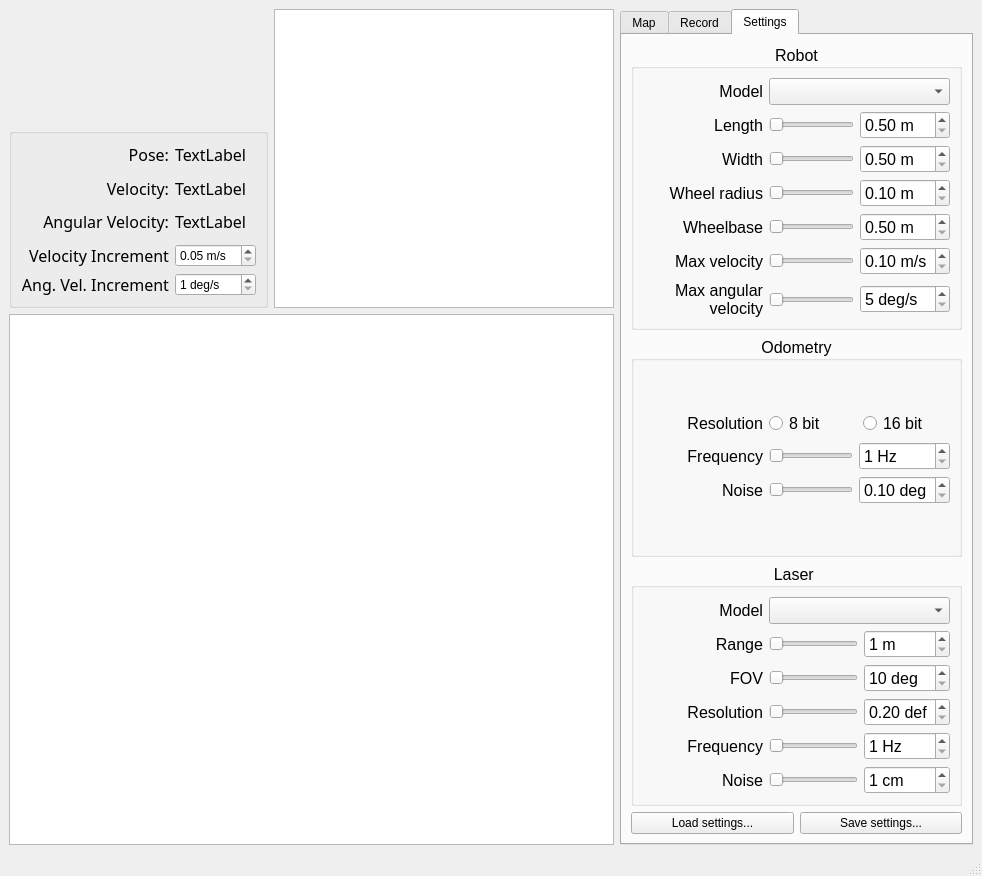
<?xml version="1.0" encoding="UTF-8"?>
<ui version="4.0">
 <class>main_window</class>
 <widget class="QMainWindow" name="main_window">
  <property name="geometry">
   <rect>
    <x>0</x>
    <y>0</y>
    <width>982</width>
    <height>876</height>
   </rect>
  </property>
  <property name="minimumSize">
   <size>
    <width>0</width>
    <height>0</height>
   </size>
  </property>
  <property name="windowTitle">
   <string>MSL Sim</string>
  </property>
  <widget class="QWidget" name="centralwidget">
   <layout class="QGridLayout" name="gridLayout">
    <item row="2" column="0" colspan="2">
     <widget class="PlotGraphicsView" name="graphics_view">
      <property name="minimumSize">
       <size>
        <width>0</width>
        <height>400</height>
       </size>
      </property>
      <property name="verticalScrollBarPolicy">
       <enum>Qt::ScrollBarAsNeeded</enum>
      </property>
      <property name="sceneRect">
       <rectf>
        <x>0.000000000000000</x>
        <y>0.000000000000000</y>
        <width>10.000000000000000</width>
        <height>10.000000000000000</height>
       </rectf>
      </property>
     </widget>
    </item>
    <item row="1" column="0">
     <widget class="QGroupBox" name="groupBox">
      <property name="maximumSize">
       <size>
        <width>16777215</width>
        <height>180</height>
       </size>
      </property>
      <property name="title">
       <string/>
      </property>
      <property name="alignment">
       <set>Qt::AlignCenter</set>
      </property>
      <layout class="QGridLayout" name="gridLayout_9">
       <item row="1" column="0">
        <widget class="QLabel" name="label_15">
         <property name="font">
          <font>
           <family>Lucida Sans</family>
           <pointsize>12</pointsize>
          </font>
         </property>
         <property name="text">
          <string>Pose:</string>
         </property>
         <property name="textFormat">
          <enum>Qt::AutoText</enum>
         </property>
         <property name="alignment">
          <set>Qt::AlignRight|Qt::AlignTop|Qt::AlignTrailing</set>
         </property>
        </widget>
       </item>
       <item row="1" column="1">
        <widget class="QLabel" name="pose_label">
         <property name="font">
          <font>
           <family>Lucida Sans</family>
           <pointsize>12</pointsize>
          </font>
         </property>
         <property name="text">
          <string>TextLabel</string>
         </property>
         <property name="textFormat">
          <enum>Qt::AutoText</enum>
         </property>
         <property name="alignment">
          <set>Qt::AlignLeading|Qt::AlignLeft|Qt::AlignTop</set>
         </property>
        </widget>
       </item>
       <item row="2" column="1">
        <widget class="QLabel" name="velocity_label">
         <property name="font">
          <font>
           <family>Lucida Sans</family>
           <pointsize>12</pointsize>
          </font>
         </property>
         <property name="text">
          <string>TextLabel</string>
         </property>
         <property name="textFormat">
          <enum>Qt::AutoText</enum>
         </property>
         <property name="alignment">
          <set>Qt::AlignLeading|Qt::AlignLeft|Qt::AlignTop</set>
         </property>
        </widget>
       </item>
       <item row="3" column="0">
        <widget class="QLabel" name="label_19">
         <property name="font">
          <font>
           <family>Lucida Sans</family>
           <pointsize>12</pointsize>
          </font>
         </property>
         <property name="text">
          <string>Angular Velocity:</string>
         </property>
         <property name="textFormat">
          <enum>Qt::AutoText</enum>
         </property>
         <property name="alignment">
          <set>Qt::AlignRight|Qt::AlignTop|Qt::AlignTrailing</set>
         </property>
         <property name="wordWrap">
          <bool>false</bool>
         </property>
        </widget>
       </item>
       <item row="2" column="0">
        <widget class="QLabel" name="label_17">
         <property name="font">
          <font>
           <family>Lucida Sans</family>
           <pointsize>12</pointsize>
          </font>
         </property>
         <property name="text">
          <string>Velocity:</string>
         </property>
         <property name="textFormat">
          <enum>Qt::AutoText</enum>
         </property>
         <property name="alignment">
          <set>Qt::AlignRight|Qt::AlignTop|Qt::AlignTrailing</set>
         </property>
        </widget>
       </item>
       <item row="5" column="1">
        <widget class="QSpinBox" name="ang_vel_inc_box">
         <property name="maximumSize">
          <size>
           <width>95</width>
           <height>16777215</height>
          </size>
         </property>
         <property name="suffix">
          <string> deg/s</string>
         </property>
         <property name="minimum">
          <number>1</number>
         </property>
         <property name="maximum">
          <number>60</number>
         </property>
        </widget>
       </item>
       <item row="4" column="1">
        <widget class="QDoubleSpinBox" name="vel_inc_box">
         <property name="maximumSize">
          <size>
           <width>95</width>
           <height>16777215</height>
          </size>
         </property>
         <property name="buttonSymbols">
          <enum>QAbstractSpinBox::UpDownArrows</enum>
         </property>
         <property name="suffix">
          <string> m/s</string>
         </property>
         <property name="minimum">
          <double>0.050000000000000</double>
         </property>
         <property name="maximum">
          <double>0.500000000000000</double>
         </property>
         <property name="singleStep">
          <double>0.050000000000000</double>
         </property>
        </widget>
       </item>
       <item row="3" column="1">
        <widget class="QLabel" name="ang_vel_label">
         <property name="font">
          <font>
           <family>Lucida Sans</family>
           <pointsize>12</pointsize>
          </font>
         </property>
         <property name="text">
          <string>TextLabel</string>
         </property>
         <property name="textFormat">
          <enum>Qt::AutoText</enum>
         </property>
         <property name="alignment">
          <set>Qt::AlignLeading|Qt::AlignLeft|Qt::AlignTop</set>
         </property>
        </widget>
       </item>
       <item row="5" column="0">
        <widget class="QLabel" name="label_21">
         <property name="font">
          <font>
           <family>Lucida Sans</family>
           <pointsize>12</pointsize>
          </font>
         </property>
         <property name="text">
          <string>Ang. Vel. Increment</string>
         </property>
         <property name="textFormat">
          <enum>Qt::AutoText</enum>
         </property>
         <property name="alignment">
          <set>Qt::AlignRight|Qt::AlignTrailing|Qt::AlignVCenter</set>
         </property>
         <property name="wordWrap">
          <bool>false</bool>
         </property>
        </widget>
       </item>
       <item row="4" column="0">
        <widget class="QLabel" name="label_20">
         <property name="font">
          <font>
           <family>Lucida Sans</family>
           <pointsize>12</pointsize>
          </font>
         </property>
         <property name="text">
          <string>Velocity Increment</string>
         </property>
         <property name="textFormat">
          <enum>Qt::AutoText</enum>
         </property>
         <property name="alignment">
          <set>Qt::AlignRight|Qt::AlignTrailing|Qt::AlignVCenter</set>
         </property>
         <property name="wordWrap">
          <bool>false</bool>
         </property>
        </widget>
       </item>
      </layout>
     </widget>
    </item>
    <item row="0" column="1" rowspan="2">
     <widget class="PlotGraphicsViewZoom" name="graphics_view_zoom">
      <property name="sizePolicy">
       <sizepolicy hsizetype="Preferred" vsizetype="Preferred">
        <horstretch>0</horstretch>
        <verstretch>0</verstretch>
       </sizepolicy>
      </property>
     </widget>
    </item>
    <item row="0" column="2" rowspan="3">
     <widget class="QTabWidget" name="tabWidget">
      <property name="sizePolicy">
       <sizepolicy hsizetype="Minimum" vsizetype="Minimum">
        <horstretch>0</horstretch>
        <verstretch>2</verstretch>
       </sizepolicy>
      </property>
      <property name="currentIndex">
       <number>2</number>
      </property>
      <widget class="QWidget" name="tabWidgetPage1" native="true">
       <attribute name="title">
        <string>Map</string>
       </attribute>
      </widget>
      <widget class="QWidget" name="tabWidgetPage2" native="true">
       <attribute name="title">
        <string>Record</string>
       </attribute>
      </widget>
      <widget class="QWidget" name="tabWidgetPage3" native="true">
       <attribute name="title">
        <string>Settings</string>
       </attribute>
       <layout class="QGridLayout" name="gridLayout_4">
        <item row="3" column="0">
         <layout class="QHBoxLayout" name="horizontalLayout">
          <item>
           <widget class="QPushButton" name="load_settings_button">
            <property name="text">
             <string>Load settings...</string>
            </property>
           </widget>
          </item>
          <item>
           <widget class="QPushButton" name="save_settings_button">
            <property name="text">
             <string>Save settings...</string>
            </property>
           </widget>
          </item>
         </layout>
        </item>
        <item row="1" column="0">
         <widget class="QGroupBox" name="odom_box">
          <property name="font">
           <font>
            <pointsize>12</pointsize>
            <weight>50</weight>
            <bold>false</bold>
           </font>
          </property>
          <property name="title">
           <string>Odometry</string>
          </property>
          <property name="alignment">
           <set>Qt::AlignCenter</set>
          </property>
          <layout class="QGridLayout" name="gridLayout_5">
           <item row="0" column="6">
            <layout class="QGridLayout" name="gridLayout_6">
             <item row="2" column="0">
              <widget class="QLabel" name="label_9">
               <property name="minimumSize">
                <size>
                 <width>120</width>
                 <height>0</height>
                </size>
               </property>
               <property name="maximumSize">
                <size>
                 <width>120</width>
                 <height>16777215</height>
                </size>
               </property>
               <property name="font">
                <font>
                 <pointsize>12</pointsize>
                </font>
               </property>
               <property name="text">
                <string>Frequency</string>
               </property>
               <property name="alignment">
                <set>Qt::AlignRight|Qt::AlignTrailing|Qt::AlignVCenter</set>
               </property>
              </widget>
             </item>
             <item row="3" column="0">
              <widget class="QLabel" name="label_8">
               <property name="minimumSize">
                <size>
                 <width>120</width>
                 <height>0</height>
                </size>
               </property>
               <property name="maximumSize">
                <size>
                 <width>120</width>
                 <height>16777215</height>
                </size>
               </property>
               <property name="font">
                <font>
                 <pointsize>12</pointsize>
                </font>
               </property>
               <property name="text">
                <string>Noise</string>
               </property>
               <property name="alignment">
                <set>Qt::AlignRight|Qt::AlignTrailing|Qt::AlignVCenter</set>
               </property>
              </widget>
             </item>
             <item row="3" column="1">
              <widget class="QSlider" name="odom_noise_slider">
               <property name="minimum">
                <number>1</number>
               </property>
               <property name="maximum">
                <number>30</number>
               </property>
               <property name="orientation">
                <enum>Qt::Horizontal</enum>
               </property>
               <property name="invertedAppearance">
                <bool>false</bool>
               </property>
               <property name="invertedControls">
                <bool>false</bool>
               </property>
              </widget>
             </item>
             <item row="2" column="2">
              <widget class="QSpinBox" name="odom_freq_box">
               <property name="suffix">
                <string> Hz</string>
               </property>
               <property name="minimum">
                <number>1</number>
               </property>
               <property name="maximum">
                <number>30</number>
               </property>
              </widget>
             </item>
             <item row="3" column="2">
              <widget class="QDoubleSpinBox" name="odom_noise_box">
               <property name="suffix">
                <string> deg</string>
               </property>
               <property name="minimum">
                <double>0.100000000000000</double>
               </property>
               <property name="maximum">
                <double>3.000000000000000</double>
               </property>
               <property name="singleStep">
                <double>0.100000000000000</double>
               </property>
              </widget>
             </item>
             <item row="1" column="0">
              <widget class="QLabel" name="label_7">
               <property name="minimumSize">
                <size>
                 <width>120</width>
                 <height>0</height>
                </size>
               </property>
               <property name="maximumSize">
                <size>
                 <width>120</width>
                 <height>16777215</height>
                </size>
               </property>
               <property name="font">
                <font>
                 <pointsize>12</pointsize>
                </font>
               </property>
               <property name="text">
                <string>Resolution</string>
               </property>
               <property name="alignment">
                <set>Qt::AlignRight|Qt::AlignTrailing|Qt::AlignVCenter</set>
               </property>
              </widget>
             </item>
             <item row="2" column="1">
              <widget class="QSlider" name="odom_freq_slider">
               <property name="minimum">
                <number>1</number>
               </property>
               <property name="maximum">
                <number>30</number>
               </property>
               <property name="orientation">
                <enum>Qt::Horizontal</enum>
               </property>
               <property name="invertedAppearance">
                <bool>false</bool>
               </property>
               <property name="invertedControls">
                <bool>false</bool>
               </property>
              </widget>
             </item>
             <item row="1" column="1" colspan="2">
              <layout class="QHBoxLayout" name="horizontalLayout_2">
               <item>
                <widget class="QRadioButton" name="radioButton_2">
                 <property name="text">
                  <string>8 bit</string>
                 </property>
                </widget>
               </item>
               <item>
                <widget class="QRadioButton" name="radioButton">
                 <property name="text">
                  <string>16 bit</string>
                 </property>
                </widget>
               </item>
              </layout>
             </item>
            </layout>
           </item>
          </layout>
         </widget>
        </item>
        <item row="0" column="0">
         <widget class="QGroupBox" name="robot_box">
          <property name="font">
           <font>
            <pointsize>12</pointsize>
           </font>
          </property>
          <property name="title">
           <string>Robot</string>
          </property>
          <property name="alignment">
           <set>Qt::AlignCenter</set>
          </property>
          <layout class="QGridLayout" name="gridLayout_3">
           <item row="1" column="6">
            <layout class="QGridLayout" name="gridLayout_2">
             <item row="4" column="1">
              <widget class="QSlider" name="robot_wheel_rad_slider">
               <property name="minimum">
                <number>10</number>
               </property>
               <property name="maximum">
                <number>50</number>
               </property>
               <property name="orientation">
                <enum>Qt::Horizontal</enum>
               </property>
               <property name="invertedAppearance">
                <bool>false</bool>
               </property>
               <property name="invertedControls">
                <bool>false</bool>
               </property>
              </widget>
             </item>
             <item row="5" column="1">
              <widget class="QSlider" name="robot_wheelbase_slider">
               <property name="minimum">
                <number>5</number>
               </property>
               <property name="maximum">
                <number>20</number>
               </property>
               <property name="orientation">
                <enum>Qt::Horizontal</enum>
               </property>
               <property name="invertedAppearance">
                <bool>false</bool>
               </property>
               <property name="invertedControls">
                <bool>false</bool>
               </property>
              </widget>
             </item>
             <item row="5" column="0">
              <widget class="QLabel" name="label_4">
               <property name="minimumSize">
                <size>
                 <width>120</width>
                 <height>0</height>
                </size>
               </property>
               <property name="font">
                <font>
                 <pointsize>12</pointsize>
                </font>
               </property>
               <property name="text">
                <string>Wheelbase</string>
               </property>
               <property name="alignment">
                <set>Qt::AlignRight|Qt::AlignTrailing|Qt::AlignVCenter</set>
               </property>
              </widget>
             </item>
             <item row="6" column="0">
              <widget class="QLabel" name="label_5">
               <property name="minimumSize">
                <size>
                 <width>120</width>
                 <height>0</height>
                </size>
               </property>
               <property name="font">
                <font>
                 <pointsize>12</pointsize>
                </font>
               </property>
               <property name="text">
                <string>Max velocity</string>
               </property>
               <property name="alignment">
                <set>Qt::AlignRight|Qt::AlignTrailing|Qt::AlignVCenter</set>
               </property>
              </widget>
             </item>
             <item row="6" column="1">
              <widget class="QSlider" name="robot_vel_slider">
               <property name="minimum">
                <number>1</number>
               </property>
               <property name="maximum">
                <number>30</number>
               </property>
               <property name="orientation">
                <enum>Qt::Horizontal</enum>
               </property>
               <property name="invertedAppearance">
                <bool>false</bool>
               </property>
               <property name="invertedControls">
                <bool>false</bool>
               </property>
              </widget>
             </item>
             <item row="1" column="1">
              <widget class="QSlider" name="robot_length_slider">
               <property name="font">
                <font>
                 <pointsize>12</pointsize>
                </font>
               </property>
               <property name="minimum">
                <number>5</number>
               </property>
               <property name="maximum">
                <number>20</number>
               </property>
               <property name="orientation">
                <enum>Qt::Horizontal</enum>
               </property>
              </widget>
             </item>
             <item row="3" column="2">
              <widget class="QDoubleSpinBox" name="robot_width_box">
               <property name="suffix">
                <string> m</string>
               </property>
               <property name="minimum">
                <double>0.500000000000000</double>
               </property>
               <property name="maximum">
                <double>2.000000000000000</double>
               </property>
               <property name="singleStep">
                <double>0.100000000000000</double>
               </property>
              </widget>
             </item>
             <item row="3" column="0">
              <widget class="QLabel" name="label_2">
               <property name="minimumSize">
                <size>
                 <width>120</width>
                 <height>0</height>
                </size>
               </property>
               <property name="font">
                <font>
                 <pointsize>12</pointsize>
                </font>
               </property>
               <property name="text">
                <string>Width</string>
               </property>
               <property name="alignment">
                <set>Qt::AlignRight|Qt::AlignTrailing|Qt::AlignVCenter</set>
               </property>
              </widget>
             </item>
             <item row="3" column="1">
              <widget class="QSlider" name="robot_width_slider">
               <property name="minimum">
                <number>5</number>
               </property>
               <property name="maximum">
                <number>20</number>
               </property>
               <property name="orientation">
                <enum>Qt::Horizontal</enum>
               </property>
               <property name="invertedAppearance">
                <bool>false</bool>
               </property>
               <property name="invertedControls">
                <bool>false</bool>
               </property>
              </widget>
             </item>
             <item row="4" column="2">
              <widget class="QDoubleSpinBox" name="robot_wheel_rad_box">
               <property name="suffix">
                <string> m</string>
               </property>
               <property name="minimum">
                <double>0.100000000000000</double>
               </property>
               <property name="maximum">
                <double>0.500000000000000</double>
               </property>
               <property name="singleStep">
                <double>0.010000000000000</double>
               </property>
              </widget>
             </item>
             <item row="1" column="0">
              <widget class="QLabel" name="label">
               <property name="minimumSize">
                <size>
                 <width>120</width>
                 <height>0</height>
                </size>
               </property>
               <property name="font">
                <font>
                 <pointsize>12</pointsize>
                </font>
               </property>
               <property name="text">
                <string>Length</string>
               </property>
               <property name="alignment">
                <set>Qt::AlignRight|Qt::AlignTrailing|Qt::AlignVCenter</set>
               </property>
              </widget>
             </item>
             <item row="4" column="0">
              <widget class="QLabel" name="label_3">
               <property name="minimumSize">
                <size>
                 <width>120</width>
                 <height>0</height>
                </size>
               </property>
               <property name="font">
                <font>
                 <pointsize>12</pointsize>
                </font>
               </property>
               <property name="text">
                <string>Wheel radius</string>
               </property>
               <property name="alignment">
                <set>Qt::AlignRight|Qt::AlignTrailing|Qt::AlignVCenter</set>
               </property>
              </widget>
             </item>
             <item row="7" column="0">
              <widget class="QLabel" name="label_6">
               <property name="minimumSize">
                <size>
                 <width>120</width>
                 <height>0</height>
                </size>
               </property>
               <property name="maximumSize">
                <size>
                 <width>120</width>
                 <height>16777215</height>
                </size>
               </property>
               <property name="font">
                <font>
                 <pointsize>12</pointsize>
                </font>
               </property>
               <property name="text">
                <string>Max angular velocity</string>
               </property>
               <property name="alignment">
                <set>Qt::AlignRight|Qt::AlignTrailing|Qt::AlignVCenter</set>
               </property>
               <property name="wordWrap">
                <bool>true</bool>
               </property>
              </widget>
             </item>
             <item row="1" column="2">
              <widget class="QDoubleSpinBox" name="robot_length_box">
               <property name="suffix">
                <string> m</string>
               </property>
               <property name="minimum">
                <double>0.500000000000000</double>
               </property>
               <property name="maximum">
                <double>2.000000000000000</double>
               </property>
               <property name="singleStep">
                <double>0.100000000000000</double>
               </property>
              </widget>
             </item>
             <item row="7" column="2">
              <widget class="QSpinBox" name="robot_ang_vel_box">
               <property name="suffix">
                <string> deg/s</string>
               </property>
               <property name="minimum">
                <number>5</number>
               </property>
               <property name="maximum">
                <number>60</number>
               </property>
              </widget>
             </item>
             <item row="7" column="1">
              <widget class="QSlider" name="robot_ang_vel_slider">
               <property name="minimum">
                <number>5</number>
               </property>
               <property name="maximum">
                <number>60</number>
               </property>
               <property name="orientation">
                <enum>Qt::Horizontal</enum>
               </property>
               <property name="invertedAppearance">
                <bool>false</bool>
               </property>
               <property name="invertedControls">
                <bool>false</bool>
               </property>
              </widget>
             </item>
             <item row="5" column="2">
              <widget class="QDoubleSpinBox" name="robot_wheelbase_box">
               <property name="suffix">
                <string> m</string>
               </property>
               <property name="minimum">
                <double>0.500000000000000</double>
               </property>
               <property name="maximum">
                <double>2.000000000000000</double>
               </property>
               <property name="singleStep">
                <double>0.100000000000000</double>
               </property>
              </widget>
             </item>
             <item row="6" column="2">
              <widget class="QDoubleSpinBox" name="robot_vel_box">
               <property name="suffix">
                <string> m/s</string>
               </property>
               <property name="minimum">
                <double>0.100000000000000</double>
               </property>
               <property name="maximum">
                <double>3.000000000000000</double>
               </property>
               <property name="singleStep">
                <double>0.100000000000000</double>
               </property>
              </widget>
             </item>
             <item row="0" column="1" colspan="2">
              <widget class="QComboBox" name="robot_combo"/>
             </item>
             <item row="0" column="0">
              <widget class="QLabel" name="label_18">
               <property name="minimumSize">
                <size>
                 <width>120</width>
                 <height>0</height>
                </size>
               </property>
               <property name="maximumSize">
                <size>
                 <width>120</width>
                 <height>16777215</height>
                </size>
               </property>
               <property name="font">
                <font>
                 <pointsize>12</pointsize>
                </font>
               </property>
               <property name="text">
                <string>Model</string>
               </property>
               <property name="alignment">
                <set>Qt::AlignRight|Qt::AlignTrailing|Qt::AlignVCenter</set>
               </property>
              </widget>
             </item>
            </layout>
           </item>
          </layout>
         </widget>
        </item>
        <item row="2" column="0">
         <widget class="QGroupBox" name="laser_box">
          <property name="font">
           <font>
            <pointsize>12</pointsize>
            <weight>50</weight>
            <bold>false</bold>
           </font>
          </property>
          <property name="title">
           <string>Laser </string>
          </property>
          <property name="alignment">
           <set>Qt::AlignCenter</set>
          </property>
          <layout class="QGridLayout" name="gridLayout_7">
           <item row="3" column="6">
            <layout class="QGridLayout" name="gridLayout_8">
             <item row="2" column="0">
              <widget class="QLabel" name="label_11">
               <property name="minimumSize">
                <size>
                 <width>120</width>
                 <height>0</height>
                </size>
               </property>
               <property name="maximumSize">
                <size>
                 <width>120</width>
                 <height>16777215</height>
                </size>
               </property>
               <property name="font">
                <font>
                 <pointsize>12</pointsize>
                </font>
               </property>
               <property name="text">
                <string>Range</string>
               </property>
               <property name="alignment">
                <set>Qt::AlignRight|Qt::AlignTrailing|Qt::AlignVCenter</set>
               </property>
              </widget>
             </item>
             <item row="7" column="2">
              <widget class="QSpinBox" name="laser_noise_box">
               <property name="suffix">
                <string> cm</string>
               </property>
               <property name="minimum">
                <number>1</number>
               </property>
               <property name="maximum">
                <number>15</number>
               </property>
              </widget>
             </item>
             <item row="4" column="0">
              <widget class="QLabel" name="label_10">
               <property name="minimumSize">
                <size>
                 <width>120</width>
                 <height>0</height>
                </size>
               </property>
               <property name="maximumSize">
                <size>
                 <width>120</width>
                 <height>16777215</height>
                </size>
               </property>
               <property name="font">
                <font>
                 <pointsize>12</pointsize>
                </font>
               </property>
               <property name="text">
                <string>FOV</string>
               </property>
               <property name="alignment">
                <set>Qt::AlignRight|Qt::AlignTrailing|Qt::AlignVCenter</set>
               </property>
              </widget>
             </item>
             <item row="5" column="2">
              <widget class="QDoubleSpinBox" name="laser_res_box">
               <property name="suffix">
                <string> def</string>
               </property>
               <property name="minimum">
                <double>0.200000000000000</double>
               </property>
               <property name="maximum">
                <double>5.000000000000000</double>
               </property>
               <property name="singleStep">
                <double>0.100000000000000</double>
               </property>
              </widget>
             </item>
             <item row="2" column="2">
              <widget class="QSpinBox" name="laser_range_box">
               <property name="suffix">
                <string> m</string>
               </property>
               <property name="minimum">
                <number>1</number>
               </property>
               <property name="maximum">
                <number>25</number>
               </property>
              </widget>
             </item>
             <item row="4" column="2">
              <widget class="QSpinBox" name="laser_fov_box">
               <property name="suffix">
                <string> deg</string>
               </property>
               <property name="minimum">
                <number>10</number>
               </property>
               <property name="maximum">
                <number>360</number>
               </property>
              </widget>
             </item>
             <item row="5" column="1">
              <widget class="QSlider" name="laser_res_slider">
               <property name="minimum">
                <number>2</number>
               </property>
               <property name="maximum">
                <number>50</number>
               </property>
               <property name="orientation">
                <enum>Qt::Horizontal</enum>
               </property>
               <property name="invertedAppearance">
                <bool>false</bool>
               </property>
               <property name="invertedControls">
                <bool>false</bool>
               </property>
              </widget>
             </item>
             <item row="7" column="1">
              <widget class="QSlider" name="laser_noise_slider">
               <property name="minimum">
                <number>1</number>
               </property>
               <property name="maximum">
                <number>15</number>
               </property>
               <property name="orientation">
                <enum>Qt::Horizontal</enum>
               </property>
               <property name="invertedAppearance">
                <bool>false</bool>
               </property>
               <property name="invertedControls">
                <bool>false</bool>
               </property>
              </widget>
             </item>
             <item row="5" column="0">
              <widget class="QLabel" name="label_12">
               <property name="minimumSize">
                <size>
                 <width>120</width>
                 <height>0</height>
                </size>
               </property>
               <property name="maximumSize">
                <size>
                 <width>120</width>
                 <height>16777215</height>
                </size>
               </property>
               <property name="font">
                <font>
                 <pointsize>12</pointsize>
                </font>
               </property>
               <property name="text">
                <string>Resolution</string>
               </property>
               <property name="alignment">
                <set>Qt::AlignRight|Qt::AlignTrailing|Qt::AlignVCenter</set>
               </property>
              </widget>
             </item>
             <item row="6" column="2">
              <widget class="QSpinBox" name="laser_freq_box">
               <property name="suffix">
                <string> Hz</string>
               </property>
               <property name="minimum">
                <number>1</number>
               </property>
               <property name="maximum">
                <number>15</number>
               </property>
              </widget>
             </item>
             <item row="4" column="1">
              <widget class="QSlider" name="laser_fov_slider">
               <property name="minimum">
                <number>10</number>
               </property>
               <property name="maximum">
                <number>360</number>
               </property>
               <property name="orientation">
                <enum>Qt::Horizontal</enum>
               </property>
               <property name="invertedAppearance">
                <bool>false</bool>
               </property>
               <property name="invertedControls">
                <bool>false</bool>
               </property>
              </widget>
             </item>
             <item row="7" column="0">
              <widget class="QLabel" name="label_14">
               <property name="minimumSize">
                <size>
                 <width>120</width>
                 <height>0</height>
                </size>
               </property>
               <property name="maximumSize">
                <size>
                 <width>120</width>
                 <height>16777215</height>
                </size>
               </property>
               <property name="font">
                <font>
                 <pointsize>12</pointsize>
                </font>
               </property>
               <property name="text">
                <string>Noise</string>
               </property>
               <property name="alignment">
                <set>Qt::AlignRight|Qt::AlignTrailing|Qt::AlignVCenter</set>
               </property>
              </widget>
             </item>
             <item row="2" column="1">
              <widget class="QSlider" name="laser_range_slider">
               <property name="minimum">
                <number>1</number>
               </property>
               <property name="maximum">
                <number>25</number>
               </property>
               <property name="orientation">
                <enum>Qt::Horizontal</enum>
               </property>
              </widget>
             </item>
             <item row="6" column="0">
              <widget class="QLabel" name="label_13">
               <property name="minimumSize">
                <size>
                 <width>120</width>
                 <height>0</height>
                </size>
               </property>
               <property name="maximumSize">
                <size>
                 <width>120</width>
                 <height>16777215</height>
                </size>
               </property>
               <property name="font">
                <font>
                 <pointsize>12</pointsize>
                </font>
               </property>
               <property name="text">
                <string>Frequency</string>
               </property>
               <property name="alignment">
                <set>Qt::AlignRight|Qt::AlignTrailing|Qt::AlignVCenter</set>
               </property>
              </widget>
             </item>
             <item row="6" column="1">
              <widget class="QSlider" name="laser_freq_slider">
               <property name="minimum">
                <number>1</number>
               </property>
               <property name="maximum">
                <number>15</number>
               </property>
               <property name="orientation">
                <enum>Qt::Horizontal</enum>
               </property>
               <property name="invertedAppearance">
                <bool>false</bool>
               </property>
               <property name="invertedControls">
                <bool>false</bool>
               </property>
              </widget>
             </item>
             <item row="1" column="1" colspan="2">
              <widget class="QComboBox" name="laser_combo"/>
             </item>
             <item row="1" column="0">
              <widget class="QLabel" name="label_16">
               <property name="minimumSize">
                <size>
                 <width>120</width>
                 <height>0</height>
                </size>
               </property>
               <property name="maximumSize">
                <size>
                 <width>120</width>
                 <height>16777215</height>
                </size>
               </property>
               <property name="font">
                <font>
                 <pointsize>12</pointsize>
                </font>
               </property>
               <property name="text">
                <string>Model</string>
               </property>
               <property name="alignment">
                <set>Qt::AlignRight|Qt::AlignTrailing|Qt::AlignVCenter</set>
               </property>
              </widget>
             </item>
            </layout>
           </item>
          </layout>
         </widget>
        </item>
       </layout>
      </widget>
     </widget>
    </item>
    <item row="0" column="0">
     <widget class="QLabel" name="logo_label">
      <property name="sizePolicy">
       <sizepolicy hsizetype="Preferred" vsizetype="Preferred">
        <horstretch>0</horstretch>
        <verstretch>0</verstretch>
       </sizepolicy>
      </property>
      <property name="minimumSize">
       <size>
        <width>259</width>
        <height>113</height>
       </size>
      </property>
      <property name="maximumSize">
       <size>
        <width>259</width>
        <height>113</height>
       </size>
      </property>
      <property name="text">
       <string/>
      </property>
      <property name="scaledContents">
       <bool>true</bool>
      </property>
      <property name="alignment">
       <set>Qt::AlignJustify|Qt::AlignVCenter</set>
      </property>
     </widget>
    </item>
   </layout>
  </widget>
  <widget class="QMenuBar" name="menubar">
   <property name="geometry">
    <rect>
     <x>0</x>
     <y>0</y>
     <width>982</width>
     <height>22</height>
    </rect>
   </property>
  </widget>
  <widget class="QStatusBar" name="statusbar"/>
 </widget>
 <customwidgets>
  <customwidget>
   <class>PlotGraphicsView</class>
   <extends>QGraphicsView</extends>
   <header>sim.controller</header>
  </customwidget>
  <customwidget>
   <class>PlotGraphicsViewZoom</class>
   <extends>QGraphicsView</extends>
   <header>sim.controller</header>
  </customwidget>
 </customwidgets>
 <resources/>
 <connections/>
</ui>
